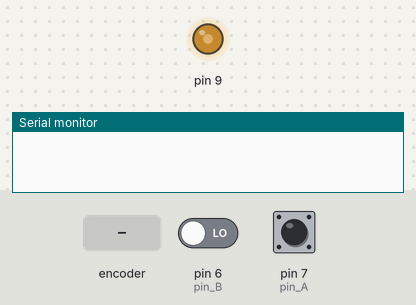
Recording of a sketch running on a simulated Arduino Uno, built with avr-gcc and run on an emulated ATmega328P. On the bench: output pins drawn as LEDs (lit = HIGH), the last lines printed to the serial monitor. The test bench sets the inputs (shaded band); at power-on: pin 6 (pin_B) LOW, pin 7 (pin_A) HIGH.

Above: at 1.2 s.
1.3 s: rotary encoder on pin 7 (pin_A) / pin 6 (pin_B) turned 3 steps (first pin leading)
At 1.6 s:
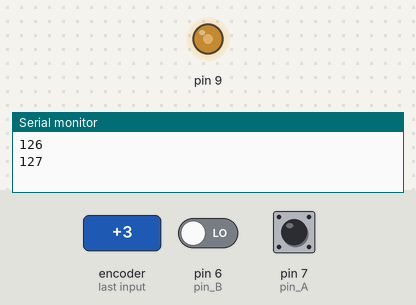
3.4 s: rotary encoder on pin 7 (pin_A) / pin 6 (pin_B) turned 1 step (first pin leading)
At 4.5 s:
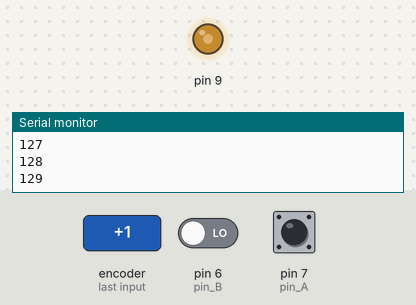
Timing chart, 0 to 6.4 s (numbered marks = the images above; inputs shaded):
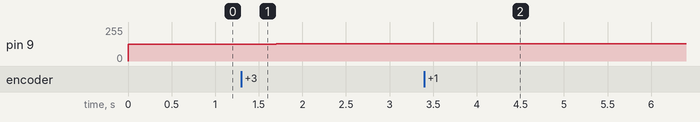

Measured:
- after the input at 1.3 s, pin 9: 127/255 → 126/255 at once, → 127/255 0.20 s later, → 128/255 0.20 s later
- after the input at 3.4 s, pin 9: 128/255 → 129/255 at once

The sketch:

RotaryEncoder.ino
```cpp
int brightness = 127;    // how bright the LED is, start at half brightness

const int pin_A = 7;  // pin 12
const int pin_B = 6;  // pin 11
unsigned char encoder_A;
unsigned char encoder_B;
unsigned char encoder_A_prev=0;

void setup()  {
  // declare pin 9 to be an output:
  pinMode(9, OUTPUT);
  pinMode(pin_A, INPUT);
  pinMode(pin_B, INPUT);

  Serial.begin(9600);
}

void loop()  {

    encoder_A = digitalRead(pin_A);    // Read encoder pins
    encoder_B = digitalRead(pin_B);

    if((!encoder_A) && (encoder_A_prev))
    {
      // A has gone from high to low
      if(encoder_B)
      {
        // B is high so clockwise
        brightness = min(brightness+1, 255);
      }
      else {
        // B is low so counter-clockwise
        brightness = max(0, brightness-1);
      }

      Serial.println(brightness);
    }
    encoder_A_prev = encoder_A;

    // set the brightness of pin 9:
    analogWrite(9, brightness);


  //delay(5);

}
```
